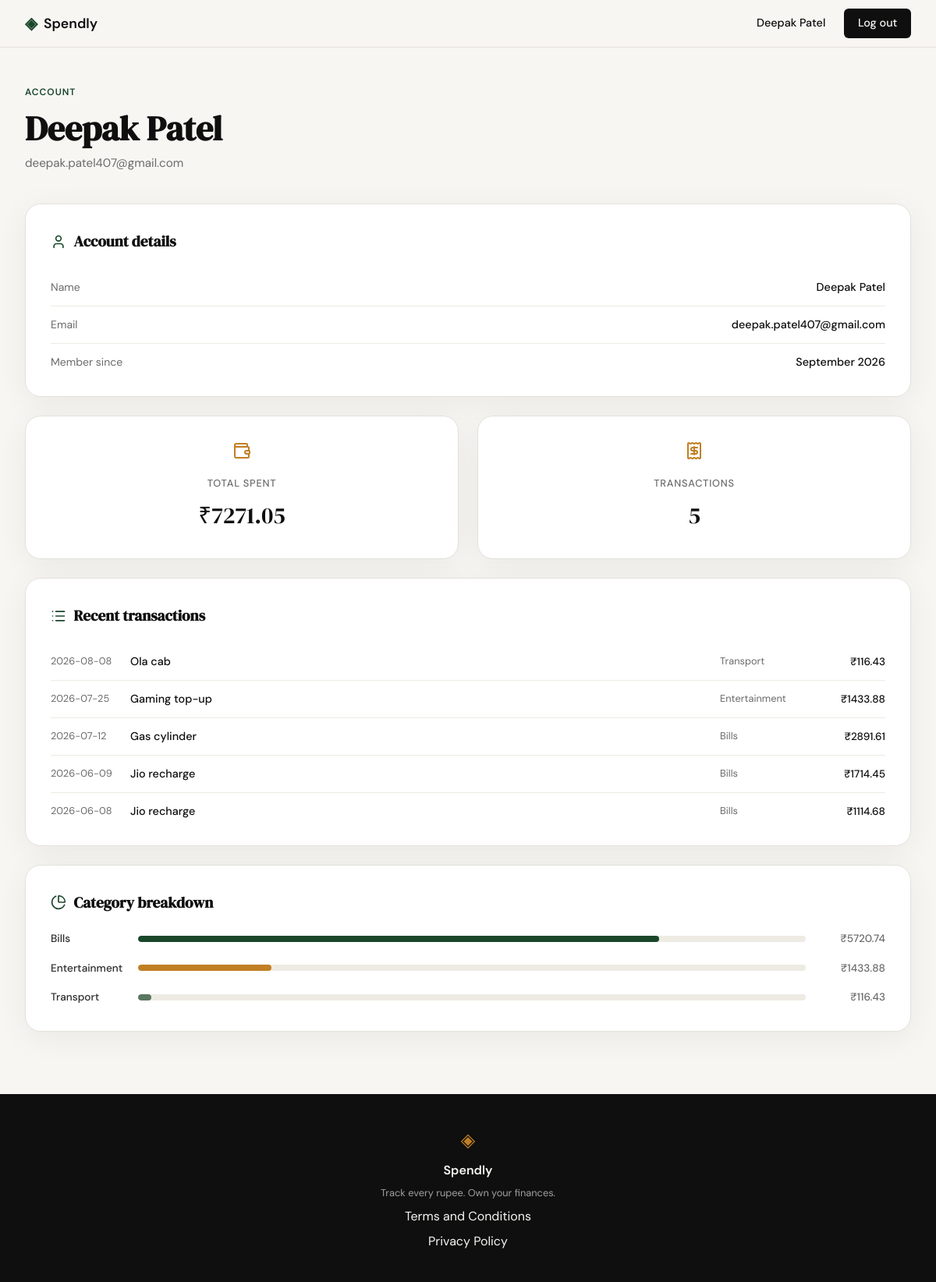
Screenshot of /profile (signed in) with the database file from the repository.
### tables this page shows
CREATE TABLE users (
            id            INTEGER PRIMARY KEY AUTOINCREMENT,
            name          TEXT    NOT NULL,
            email         TEXT    NOT NULL UNIQUE,
            password_hash TEXT    NOT NULL,
            created_at    TEXT    DEFAULT (datetime('now'))
        );

CREATE TABLE expenses (
            id          INTEGER PRIMARY KEY AUTOINCREMENT,
            user_id     INTEGER NOT NULL REFERENCES users(id),
            amount      REAL    NOT NULL,
            category    TEXT    NOT NULL,
            date        TEXT    NOT NULL,
            description TEXT,
            created_at  TEXT    DEFAULT (datetime('now'))
        );

### app.py (the view)
@app.route("/profile")
@login_required
def profile():
    user = get_user_by_id(session["user_id"])
    if user is None:
        session.clear()
        return redirect(url_for("login"))
    stats = get_summary_stats(session["user_id"])
    return render_template(
        "profile.html",
        user=user,
        total_spent=stats["total_spent"],
        transaction_count=stats["transaction_count"],
        top_category=stats["top_category"],
        recent_transactions=get_recent_transactions(session["user_id"]),
        category_breakdown=get_category_breakdown(session["user_id"]),
    )

### app.py (called while the page is built)
def login_required(view):
    @wraps(view)
    def wrapped_view(*args, **kwargs):
        if session.get("user_id") is None:
            return redirect(url_for("login"))
        return view(*args, **kwargs)
    return wrapped_view

### database/db.py (called while the page is built)
def get_db():
    conn = sqlite3.connect(DB_PATH)
    conn.row_factory = sqlite3.Row
    conn.execute("PRAGMA foreign_keys = ON")
    return conn

### database/queries.py (called while the page is built)
def get_user_by_id(user_id):
    conn = get_db()
    row = conn.execute(
        "SELECT id, name, email, created_at FROM users WHERE id = ?",
        (user_id,),
    ).fetchone()
    conn.close()
    if row is None:
        return None
    member_since = datetime.strptime(row["created_at"], "%Y-%m-%d %H:%M:%S").strftime("%B %Y")
    return {
        "id": row["id"],
        "name": row["name"],
        "email": row["email"],
        "member_since": member_since,
    }

def get_summary_stats(user_id):
    conn = get_db()
    totals = conn.execute(
        "SELECT COALESCE(SUM(amount), 0) AS total_spent, COUNT(*) AS transaction_count "
        "FROM expenses WHERE user_id = ?",
        (user_id,),
    ).fetchone()
    if totals["transaction_count"] == 0:
        conn.close()
        return {"total_spent": 0, "transaction_count": 0, "top_category": "—"}
    top = conn.execute(
        "SELECT category FROM expenses WHERE user_id = ? "
        "GROUP BY category ORDER BY SUM(amount) DESC, category ASC LIMIT 1",
        (user_id,),
    ).fetchone()
    conn.close()
    return {
        "total_spent": totals["total_spent"],
        "transaction_count": totals["transaction_count"],
        "top_category": top["category"],
    }

def get_recent_transactions(user_id, limit=10):
    conn = get_db()
    rows = conn.execute(
        "SELECT date, description, category, amount FROM expenses "
        "WHERE user_id = ? ORDER BY date DESC, id DESC LIMIT ?",
        (user_id, limit),
    ).fetchall()
    conn.close()
    return [dict(row) for row in rows]

### templates/profile.html (shortened to what this page needs)
{% extends "base.html" %}
{% block head %}
<link rel="stylesheet" href="{{ url_for('static', filename='css/profile.css') }}">
{% endblock %}
{% block content %}
<section class="profile-section">
    <div class="profile-header">
        <p class="profile-eyebrow">Account</p>
        <h1 class="profile-title">{{ user["name"] }}</h1>
        <p class="profile-subtitle">{{ user["email"] }}</p>
    </div>
    <div class="profile-grid">
        <div class="profile-card">
            <h2 class="profile-card-title"><i data-lucide="user"></i> Account details</h2>
            <dl class="profile-info-list">
                <div class="profile-info-row">
                    <dt>Name</dt>
                    <dd>{{ user["name"] }}</dd>
                </div>
                <div class="profile-info-row">
                    <dt>Email</dt>
                    <dd>{{ user["email"] }}</dd>
                </div>
                <div class="profile-info-row">
                    <dt>Member since</dt>
                    <dd>{{ user["member_since"] }}</dd>
                </div>
            </dl>
        </div>
        <div class="profile-stats-row">
            <div class="profile-card profile-stat-card">
                <i data-lucide="wallet" class="profile-stat-icon"></i>
                <p class="profile-stat-label">Total spent</p>
                <p class="profile-stat-value">₹{{ "%.2f"|format(total_spent) }}</p>
            </div>
            <div class="profile-card profile-stat-card">
                <i data-lucide="receipt" class="profile-stat-icon"></i>
                <p class="profile-stat-label">Transactions</p>
                <p class="profile-stat-value">{{ transaction_count }}</p>
            </div>
        </div>
        <div class="profile-card">
            <h2 class="profile-card-title"><i data-lucide="list"></i> Recent transactions</h2>
            {% if recent_transactions %}
            <div class="profile-tx-list">
                {% for tx in recent_transactions %}
                <div class="profile-tx-row">
                    <span class="profile-tx-date">{{ tx["date"] }}</span>
                    <span class="profile-tx-desc">{{ tx["description"] }}</span>
                    <span class="profile-tx-cat">{{ tx["category"] }}</span>
                    <span class="profile-tx-amt">₹{{ "%.2f"|format(tx["amount"]) }}</span>
                </div>
                {% endfor %}
            </div>
            {% else %}
            <p class="profile-empty">No expenses yet.</p>
            {% endif %}
        </div>
        <div class="profile-card">
            <h2 class="profile-card-title"><i data-lucide="pie-chart"></i> Category breakdown</h2>
            {% if category_breakdown %}
            <div class="profile-bars">
                {% for cat in category_breakdown %}
                <div class="profile-bar-row">
                    <span class="profile-cat">{{ cat["name"] }}</span>
                    <div class="profile-bar-track">
                        <div class="profile-bar" style="width: {{ cat['pct'] }}%"></div>
                    </div>
                    <span class="profile-amt">₹{{ "%.2f"|format(cat["amount"]) }}</span>
                </div>
                {% endfor %}
            </div>
            {% else %}
            <p class="profile-empty">No expenses yet.</p>
            {% endif %}
        </div>
    </div>
</section>
{% endblock %}

### templates/base.html (shortened to what this page needs)
<!DOCTYPE html>
<html lang="en">
<head>
    <link rel="stylesheet" href="{{ url_for('static', filename='css/style.css') }}">
    {% block head %}{% endblock %}
</head>
<body>
    <nav class="navbar">
        <div class="nav-inner">
            <a href="{{ url_for('landing') }}" class="nav-brand">
                <span class="brand-icon">◈</span>
                <span class="brand-name">Spendly</span>
            </a>
            <div class="nav-links">
                {% if session.get("user_id") %}
                    <span class="nav-username">{{ session["user_name"] }}</span>
                    <a href="{{ url_for('logout') }}" class="nav-cta">Log out</a>
                {% else %}
                    <a href="{{ url_for('login') }}">Sign in</a>
                    <a href="{{ url_for('register') }}" class="nav-cta">Get started</a>
                {% endif %}
            </div>
        </div>
    </nav>
    <main class="main-content">
        {% block content %}{% endblock %}
    </main>
    <footer class="footer">
        <div class="footer-inner">
            <span class="brand-icon">◈</span>
            <span class="footer-name">Spendly</span>
            <p class="footer-copy">Track every rupee. Own your finances.</p>
            <a href="/terms">Terms and Conditions</a>
            <a href="/privacy">Privacy Policy</a>
        </div>
    </footer>
</body>
</html>

### static/css/style.css (style rules this page uses)
:root { --ink: #0f0f0f; --ink-soft: #2d2d2d; --ink-muted: #6b6b6b; --ink-faint: #a0a0a0; --paper: #f7f6f3; --paper-warm: #f0ede6; --paper-card: #ffffff; --accent: #1a472a; --accent-light: #e8f0eb; --accent-2: #c17f24; --accent-2-light: #fdf3e3; --danger: #c0392b; --danger-light: #fdecea; --border: #e4e1da; --border-soft: #eeebe4; --font-display: 'DM Serif Display', Georgia, serif; --font-body: 'DM Sans', system-ui, sans-serif; --max-width: 1200px; --auth-width: 440px; --radius-sm: 6px; --radius-md: 12px; --radius-lg: 20px; }
*, *::before, *::after { box-sizing: border-box; margin: 0; padding: 0; }
html { font-size: 16px; scroll-behavior: smooth; }
body { background: var(--paper); color: var(--ink); font-family: var(--font-body); font-size: 1rem; line-height: 1.6; -webkit-font-smoothing: antialiased; }
a { color: inherit; text-decoration: none; }
.navbar { position: sticky; top: 0; z-index: 100; background: var(--paper); border-bottom: 1px solid var(--border); padding: 0 2rem; }
.nav-inner { max-width: var(--max-width); margin: 0 auto; height: 60px; display: flex; align-items: center; justify-content: space-between; }
.nav-brand { display: flex; align-items: center; gap: 0.5rem; font-family: var(--font-body); font-weight: 600; font-size: 1.1rem; color: var(--ink); }
.brand-icon { color: var(--accent); font-size: 1.3rem; }
.brand-name { color: var(--ink); }
.nav-links { display: flex; align-items: center; gap: 1.5rem; font-size: 0.9rem; font-weight: 500; }
.nav-links a { color: var(--ink-muted); transition: color 0.2s; }
.nav-cta { background: var(--ink) !important; color: var(--paper) !important; padding: 0.45rem 1.1rem; border-radius: var(--radius-sm); transition: background 0.2s !important; }
.main-content { min-height: calc(100vh - 60px - 100px); }
.footer { background: var(--ink); color: var(--paper); padding: 2.5rem 2rem; text-align: center; }
.footer-inner { display: flex; flex-direction: column; align-items: center; gap: 0.4rem; }
.footer .brand-icon { color: var(--accent-2); font-size: 1.5rem; }
.footer-name { font-weight: 600; font-size: 1rem; }
.footer-copy { font-size: 0.8rem; color: var(--ink-faint); }

### rows the page displays
users: user_name "Deepak Patel", name "Deepak Patel", email "deepak.patel407@gmail.com"
expenses: date "2026-08-08", description "Ola cab", category "Transport", amount "116.43", name "Transport", {{ cat['pct'] }} 2 (drawn)
expenses: date "2026-07-25", description "Gaming top-up", category "Entertainment", amount "1433.88", name "Entertainment", {{ cat['pct'] }} 20 (drawn)
expenses: date "2026-07-12", description "Gas cylinder", category "Bills", amount "2891.61"
expenses: date "2026-06-09", description "Jio recharge", category "Bills", amount "1714.45"
expenses: date "2026-06-08", description "Jio recharge", category "Bills", amount "1114.68"

### other values shown
{{ user["member_since"] }} "September 2026"
{{ "%.2f"|format(total_spent) }} "7271.05"
{{ transaction_count }} "5"
{{ cat["name"] }} "Bills"
{{ "%.2f"|format(cat["amount"]) }} "5720.74"
